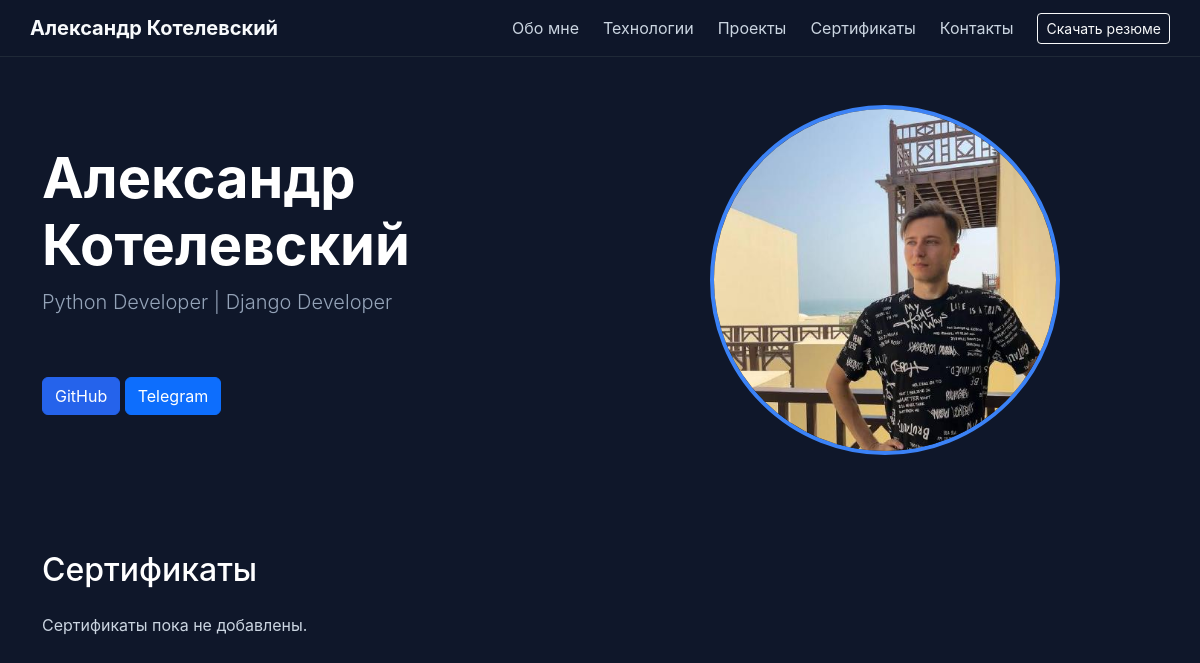
Before: / with the older database file.
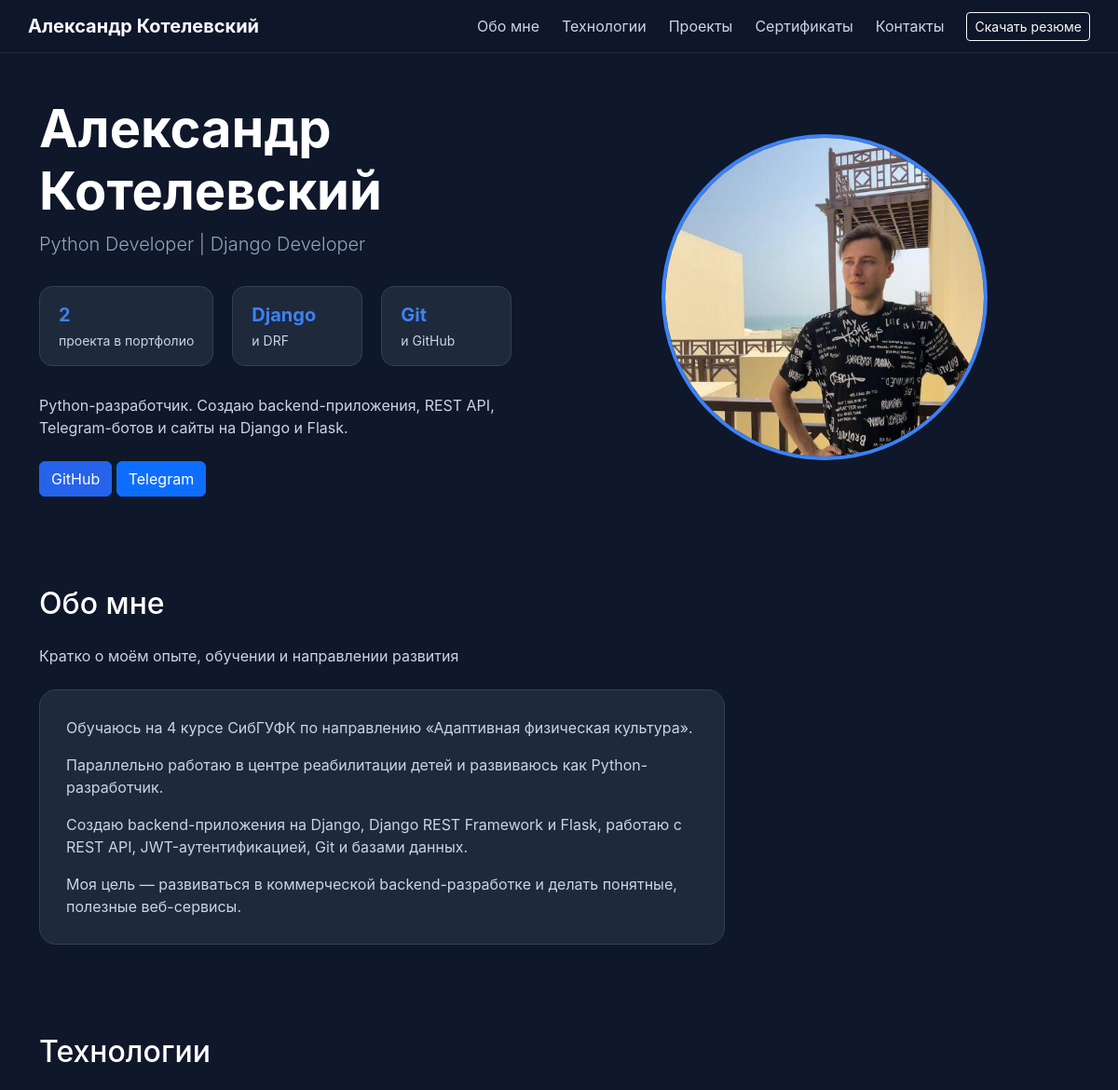
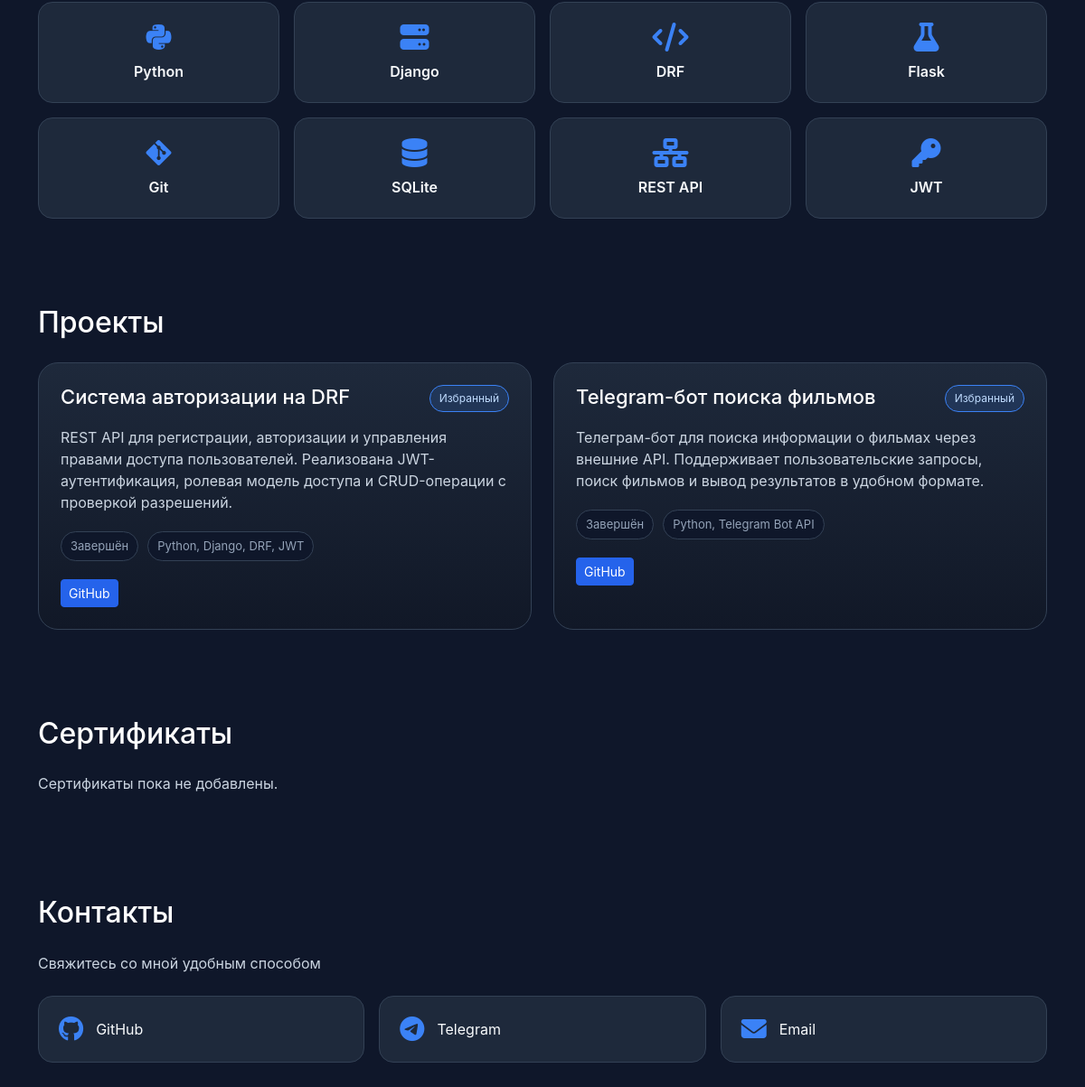
After: the same page with the newer database file (2 pictures, top to bottom).
### portfolio/models.py (models this page shows, shortened)
class SiteSettings(models.Model):
    full_name = models.CharField(
        max_length=150,
        verbose_name='ФИО'
    )
    position = models.CharField(
        max_length=150,
        verbose_name='Должность'
    )
    photo = models.ImageField(
        upload_to='profile/',
        blank=True,
        null=True,
        verbose_name='Фото'
    )
    resume = models.FileField(
        upload_to='resume/',
        blank=True,
        null=True,
        verbose_name='Резюме'
    )
    github_url = models.URLField(
        blank=True,
        verbose_name='GitHub'
    )
    telegram_url = models.URLField(
        blank=True,
        verbose_name='Telegram'
    )
    email = models.EmailField(
        blank=True,
        verbose_name='Email'
    )
    class Meta:
        verbose_name = 'Настройки сайта'
        verbose_name_plural = 'Настройки сайта'

class HeroStat(models.Model):
    value = models.CharField(
        max_length=50,
        verbose_name='Значение'
    )
    label = models.CharField(
        max_length=150,
        verbose_name='Подпись'
    )
    is_published = models.BooleanField(
        default=True,
        verbose_name='Показывать'
    )
    order = models.PositiveIntegerField(
        default=0,
        verbose_name='Порядок'
    )
    class Meta:
        ordering = ['order', 'id']
        verbose_name = 'Показатель на главном экране'
        verbose_name_plural = 'Показатели на главном экране'

class TextBlock(models.Model):
    key = models.SlugField(
        max_length=100,
        unique=True,
        verbose_name='Ключ блока'
    )
    title = models.CharField(
        max_length=150,
        verbose_name='Заголовок'
    )
    content = models.TextField(
        verbose_name='Текст'
    )
    is_published = models.BooleanField(
        default=True,
        verbose_name='Показывать'
    )
    order = models.PositiveIntegerField(
        default=0,
        verbose_name='Порядок'
    )
    class Meta:
        ordering = ['order', 'id']
        verbose_name = 'Текстовый блок'
        verbose_name_plural = 'Текстовые блоки'

class PageSection(models.Model):
    key = models.SlugField(
        max_length=100,
        unique=True,
        verbose_name='Ключ секции'
    )
    title = models.CharField(
        max_length=150,
        verbose_name='Заголовок'
    )
    subtitle = models.TextField(
        blank=True,
        verbose_name='Подзаголовок / описание'
    )
    is_published = models.BooleanField(
        default=True,
        verbose_name='Показывать'
    )
    order = models.PositiveIntegerField(
        default=0,
        verbose_name='Порядок'
    )
    class Meta:
        ordering = ['order', 'id']
        verbose_name = 'Секция страницы'
        verbose_name_plural = 'Секции страницы'

class Technology(models.Model):
    title = models.CharField(
        max_length=100,
        verbose_name='Название технологии'
    )
    icon_class = models.CharField(
        max_length=100,
        blank=True,
        verbose_name='CSS-класс иконки'
    )
    is_published = models.BooleanField(
        default=True,
        verbose_name='Показывать'
    )
    order = models.PositiveIntegerField(
        default=0,
        verbose_name='Порядок'
    )
    class Meta:
        ordering = ['order', 'id']
        verbose_name = 'Технология'
        verbose_name_plural = 'Технологии'

class Project(models.Model):
    title = models.CharField(
        max_length=150,
        verbose_name='Название проекта'
    )
    short_description = models.TextField(
        verbose_name='Краткое описание'
    )
    stack = models.CharField(
        max_length=255,
        verbose_name='Стек технологий'
    )
    image = models.ImageField(
        upload_to='projects/',
        blank=True,
        null=True,
        verbose_name='Обложка проекта'
    )
    is_published = models.BooleanField(
        default=True,
        verbose_name='Опубликовано'
    )
    order = models.PositiveIntegerField(
        default=0,
        verbose_name='Порядок отображения'
    )
    full_description = models.TextField(
        blank=True,
        verbose_name='Полное описание'
    )
    github_url = models.URLField(
        blank=True,
        verbose_name='Ссылка на GitHub'
    )
    demo_url = models.URLField(
        blank=True,
        verbose_name='Ссылка на демо'
    )
    featured = models.BooleanField(
        default=False,
        verbose_name='Показывать на главной'
    )
    project_status = models.CharField(
        max_length=50,
        default='Завершён',
        verbose_name='Статус проекта'
    )
    class Meta:
        ordering = ['order', 'id']
        verbose_name = 'Проект'
        verbose_name_plural = 'Проекты'

class ContactLink(models.Model):
    title = models.CharField(
        max_length=100,
        verbose_name='Название'
    )
    url = models.CharField(
        max_length=255,
        verbose_name='Ссылка или контакт'
    )
    icon_class = models.CharField(
        max_length=100,
        blank=True,
        verbose_name='CSS-класс иконки'
    )
    is_published = models.BooleanField(
        default=True,
        verbose_name='Показывать'
    )
    order = models.PositiveIntegerField(
        default=0,
        verbose_name='Порядок'
    )
    class Meta:
        ordering = ['order', 'id']
        verbose_name = 'Контакт / ссылка'
        verbose_name_plural = 'Контакты и ссылки'

### portfolio/views.py (the view)
# urls.py: 2. Add a URL to urlpatterns:  path('', views.home, name='home')
def home(request):
    site_settings = SiteSettings.objects.first()
    sections = {
        section.key: section
        for section in PageSection.objects.filter(is_published=True)
    }
    text_blocks = {
        block.key: block
        for block in TextBlock.objects.filter(is_published=True)
    }
    technologies = Technology.objects.filter(is_published=True)
    hero_stats = HeroStat.objects.filter(is_published=True)
    contact_links = ContactLink.objects.filter(is_published=True)
    projects = Project.objects.filter(is_published=True)
    certificates = Certificate.objects.filter(is_published=True)
    context = {
        'settings': site_settings,
        'sections': sections,
        'text_blocks': text_blocks,
        'technologies': technologies,
        'hero_stats': hero_stats,
        'contact_links': contact_links,
        'projects': projects,
        'certificates': certificates,
    }
    return render(request, 'portfolio/index.html', context)

### templates/portfolio/index.html (shortened to what this page needs)
{% extends 'base.html' %}
{% block content %}
<section class="container py-5">
    <div class="row align-items-center">
        <div class="col-lg-6">
            <h1 class="display-4 fw-bold">
                {{ settings.full_name }}
            </h1>
            <p class="lead">
                {{ settings.position }}
            </p>
            <div class="hero-stats">
                {% for stat in hero_stats %}
                    <div class="hero-stat">
                        <strong>{{ stat.value }}</strong>
                        <span>{{ stat.label }}</span>
                    </div>
                {% endfor %}
            </div>
            {% if text_blocks.hero_description %}
                <div class="mb-4">
                    {{ text_blocks.hero_description.content|linebreaks }}
                </div>
            {% endif %}
            <a href="{{ settings.github_url }}" class="btn btn-dark">
                GitHub
            </a>
            <a href="{{ settings.telegram_url }}" class="btn btn-primary">
                Telegram
            </a>
        </div>
        <div class="col-lg-6 text-center">
            {% if settings.photo %}
                <img src="{{ settings.photo.url }}"
                     class="img-fluid rounded-circle"
                     style="max-width: 350px;"
                     alt="{{ settings.full_name }}">
            {% endif %}
        </div>
    </div>
</section>
{% if sections.about and text_blocks.about_me %}
<section id="about" class="container py-5">
    <div class="row">
        <div class="col-lg-8">
            <h2 class="mb-4">{{ sections.about.title }}</h2>
            {% if sections.about.subtitle %}
                <p class="mb-4">{{ sections.about.subtitle }}</p>
            {% endif %}
            <div class="about-card">
                {{ text_blocks.about_me.content|linebreaks }}
            </div>
        </div>
    </div>
</section>
{% endif %}
{% if sections.technologies %}
<section id="technologies" class="container py-5">
    <h2 class="mb-4">{{ sections.technologies.title }}</h2>
    <div class="row g-3">
        {% for technology in technologies %}
            <div class="col-6 col-md-3">
                <div class="tech-card">
                    {% if technology.icon_class %}
                        <i class="{{ technology.icon_class }}"></i>
                    {% endif %}
                    <span>{{ technology.title }}</span>
                </div>
            </div>
        {% endfor %}
    </div>
</section>
{% endif %}
{% if sections.projects %}
<section id="projects" class="container py-5">
    <h2 class="mb-4">{{ sections.projects.title }}</h2>
    <div class="row g-4">
        {% for project in projects %}
            <div class="col-md-6">
                <article class="project-card h-100">
                    <div class="project-card__body">
                        <div class="d-flex justify-content-between align-items-start gap-3 mb-3">
                            <h3 class="project-card__title">
                                {{ project.title }}
                            </h3>
                            {% if project.featured %}
                                <span class="project-card__badge">
                                    Избранный
                                </span>
                            {% endif %}
                        </div>
                        <p class="project-card__text">
                            {{ project.short_description }}
                        </p>
                        <div class="project-card__meta">
                            <span>{{ project.project_status }}</span>
                            <span>{{ project.stack }}</span>
                        </div>
                        <div class="project-card__actions">
                            {% if project.github_url %}
                                <a href="{{ project.github_url }}"
                                   class="btn btn-dark btn-sm"
                                   target="_blank">
                                    GitHub
                                </a>
                            {% endif %}
                        </div>
                    </div>
                </article>
            </div>
        {% empty %}
            <p>Проекты пока не добавлены.</p>
        {% endfor %}
    </div>
</section>
{% endif %}
<section id="certificates" class="container py-5">
    <h2 class="mb-4">Сертификаты</h2>
    <div class="row g-4">
        {% for certificate in certificates %}
            <div class="col-md-4">
                <div class="card h-100 shadow-sm">
                    <div class="card-body">
                        <h3 class="card-title h5">{{ certificate.title }}</h3>
                        {% if certificate.organization %}
                            <p class="text-muted">{{ certificate.organization }}</p>
                        {% endif %}
                        <a href="{{ certificate.file.url }}" class="btn btn-outline-dark btn-sm">
                            Посмотреть
                        </a>
                    </div>
                </div>
            </div>
        {% empty %}
            <p>Сертификаты пока не добавлены.</p>
        {% endfor %}
    </div>
</section>
{% if sections.contacts %}
<section id="contacts" class="container py-5">
    <h2 class="mb-4">{{ sections.contacts.title }}</h2>
    {% if sections.contacts.subtitle %}
        <p class="mb-4">{{ sections.contacts.subtitle }}</p>
    {% endif %}
    <div class="row g-3">
        {% for contact in contact_links %}
            <div class="col-md-4">
                <a href="{{ contact.url }}"
                   class="contact-card text-decoration-none"
                   target="_blank">
                    {% if contact.icon_class %}
                        <i class="{{ contact.icon_class }}"></i>
                    {% endif %}
                    <span>{{ contact.title }}</span>
                </a>
            </div>
        {% empty %}
            <p>Контакты пока не добавлены.</p>
        {% endfor %}
    </div>
</section>
{% endif %}
{% endblock %}

### templates/base.html (shortened to what this page needs)
{% load static %}
<!DOCTYPE html>
<html lang="ru">
<head>
    <link href="https://cdn.jsdelivr.net/npm/bootstrap@5.3.7/dist/css/bootstrap.min.css" rel="stylesheet">
    <link rel="stylesheet"
      href="https://cdnjs.cloudflare.com/ajax/libs/font-awesome/6.5.2/css/all.min.css">
    <link rel="stylesheet" href="{% static 'portfolio/css/style.css' %}">
</head>
<body>
<header class="site-header sticky-top">
    <nav class="container navbar navbar-expand-lg navbar-dark">
        <a class="navbar-brand fw-bold" href="/">
            {{ settings.full_name }}
        </a>
        <div class="collapse navbar-collapse" id="mainNavbar">
            <div class="navbar-nav ms-auto align-items-lg-center gap-lg-2">
                <a href="#about" class="nav-link">Обо мне</a>
                <a href="#technologies" class="nav-link">Технологии</a>
                <a href="#projects" class="nav-link">Проекты</a>
                <a href="#certificates" class="nav-link">Сертификаты</a>
                <a href="#contacts" class="nav-link">Контакты</a>
                {% if settings.resume %}
                    <a href="{{ settings.resume.url }}"
                       class="btn btn-outline-light btn-sm ms-lg-2 mt-2 mt-lg-0">
                        Скачать резюме
                    </a>
                {% endif %}
            </div>
        </div>
    </nav>
</header>
{% block content %}
{% endblock %}
</body>
</html>

### static/portfolio/css/style.css (style rules this page uses)
body { background-color: #0f172a; color: #f8fafc; font-family: Inter, Arial, sans-serif; }
header { background-color: #111827; border-bottom: 1px solid #1f2937; }
.navbar-brand { color: #f8fafc !important; }
.lead { color: #94a3b8; }
p { color: #cbd5e1; }
img.rounded-circle { border: 4px solid #3b82f6; }
h1, h2, h3 { color: #ffffff; }
.btn-dark { background-color: #2563eb; border-color: #2563eb; }
section { padding-top: 80px; padding-bottom: 80px; }
.tech-card { background-color: #1e293b; border: 1px solid #334155; border-radius: 16px; padding: 22px 18px; text-align: center; font-weight: 600; color: #f8fafc; transition: 0.3s; display: flex; flex-direction: column; gap: 10px; min-height: 110px; justify-content: center; }
.tech-card i { font-size: 32px; color: #3b82f6; }
.hero-stats { display: flex; gap: 20px; margin: 30px 0; flex-wrap: wrap; }
.hero-stat { background: #1e293b; border: 1px solid #334155; border-radius: 14px; padding: 15px 20px; min-width: 140px; }
.hero-stat strong { display: block; color: #3b82f6; font-size: 20px; }
.hero-stat span { color: #cbd5e1; font-size: 14px; }
.contact-card { background-color: #1e293b; border: 1px solid #334155; border-radius: 16px; padding: 22px; color: #f8fafc; display: flex; align-items: center; gap: 14px; transition: 0.3s; }
.contact-card i { font-size: 28px; color: #3b82f6; }
.about-card { background-color: #1e293b; border: 1px solid #334155; border-radius: 18px; padding: 28px; }
.about-card p:last-child { margin-bottom: 0; }
.site-header { background: rgba(15, 23, 42, 0.92); backdrop-filter: blur(12px); border-bottom: 1px solid #1f2937; z-index: 1000; }
.nav-link { color: #cbd5e1 !important; }
html { scroll-behavior: smooth; scroll-padding-top: 90px; }
.project-card { background: linear-gradient(180deg, #1e293b 0%, #111827 100%); border: 1px solid #334155; border-radius: 22px; overflow: hidden; transition: 0.3s; }
.project-card__body { padding: 24px; }
.project-card__title { font-size: 22px; margin-bottom: 0; }
.project-card__badge { background-color: rgba(59, 130, 246, 0.16); border: 1px solid #3b82f6; color: #bfdbfe; border-radius: 999px; padding: 5px 10px; font-size: 12px; white-space: nowrap; }
.project-card__text { color: #cbd5e1; }
.project-card__meta { display: flex; flex-wrap: wrap; gap: 10px; margin: 20px 0; }
.project-card__meta span { background-color: #0f172a; border: 1px solid #334155; border-radius: 999px; padding: 6px 10px; color: #94a3b8; font-size: 13px; }
.project-card__actions { display: flex; gap: 10px; flex-wrap: wrap; }

Changed rows visible on the page:
added HeroStat: value "2", label "проекта в портфолио"
added HeroStat: value "Django", label "и DRF"
added HeroStat: value "Git", label "и GitHub"
added TextBlock: hero_description.content "Python-разработчик. Создаю backend-приложения, REST API, Telegram-ботов и сайты на Django и Flask."
added PageSection: about "Обо мне", about.subtitle "Кратко о моём опыте, обучении и направлении развития"
added TextBlock: about_me.content "Обучаюсь на 4 курсе СибГУФК по направлению «Адаптивная физическая культура». Параллельно работаю в центре реабилитации детей и развиваюсь как Python-разработчик. Создаю backend-приложения на Django, Django REST Framework и Flask, работаю с REST API, JWT-аутентификацией, Git и базами данных. Моя цель — развиваться в коммерческой backend-разработке и делать понятные, полезные веб-сервисы."
added PageSection: technologies "Технологии"
added Technology: title "Python"
added Technology: title "Django"
added Technology: title "DRF"
added Technology: title "Flask"
added Technology: title "Git"
added Technology: title "SQLite"
added Technology: title "REST API"
added Technology: title "JWT"
added PageSection: projects "Проекты"
now on this page (row edited): Project: title "Система авторизации на DRF", featured "Избранный", short_description "REST API для регистрации, авторизации и управления правами доступа пользователей. Реализована JWT-аутентификация, ролевая модель доступа и CRUD-операции с проверкой разрешений.", project_status "Завершён", stack "Python, Django, DRF, JWT"
now on this page (row edited): Project: title "Telegram-бот поиска фильмов", featured "Избранный", short_description "Телеграм-бот для поиска информации о фильмах через внешние API. Поддерживает пользовательские запросы, поиск фильмов и вывод результатов в удобном формате.", project_status "Завершён", stack "Python, Telegram Bot API"
added PageSection: contacts "Контакты", contacts.subtitle "Свяжитесь со мной удобным способом"
added ContactLink: title "GitHub"
added ContactLink: title "Telegram"
added ContactLink: title "Email"
